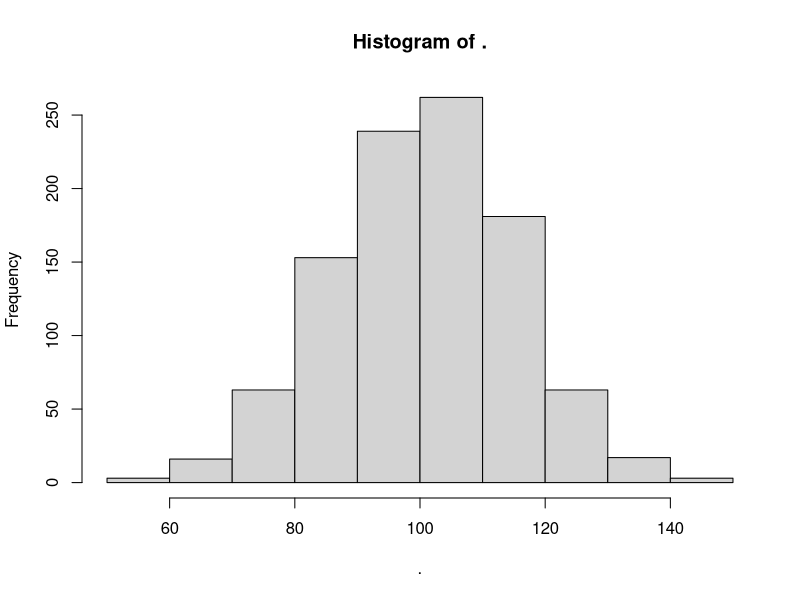
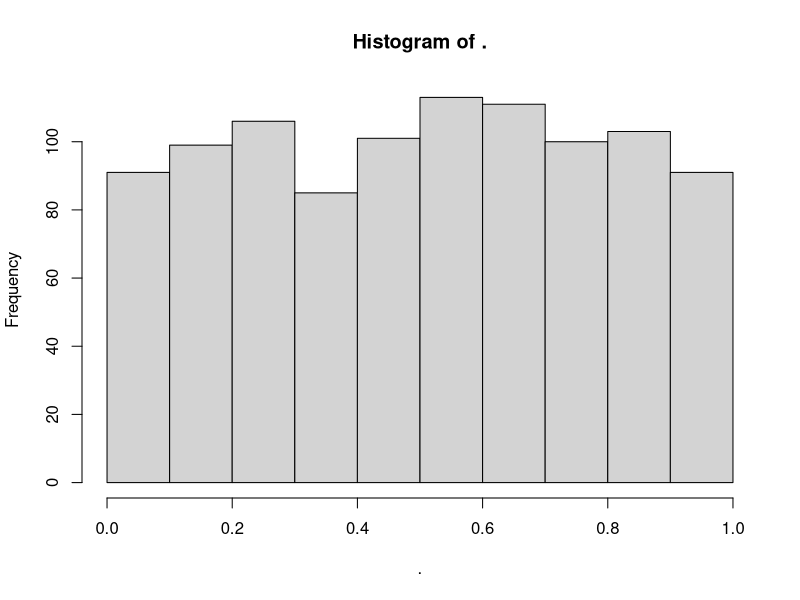
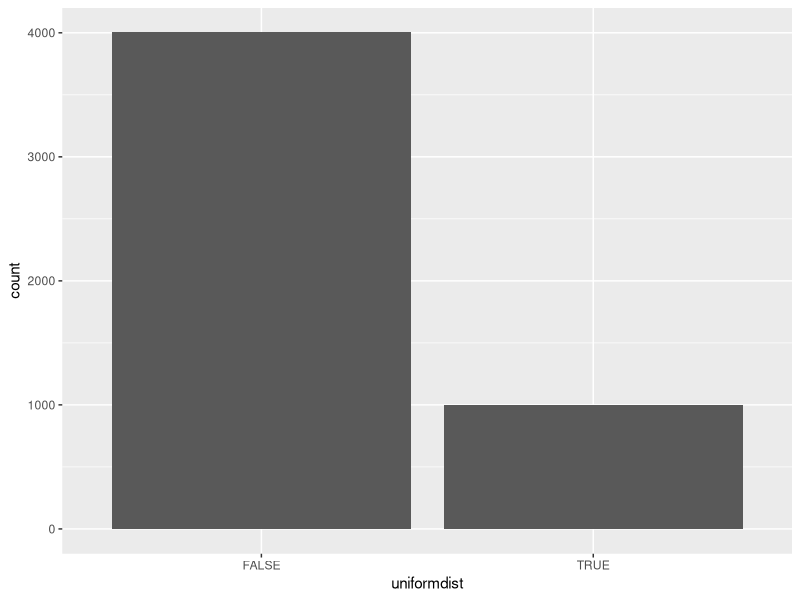
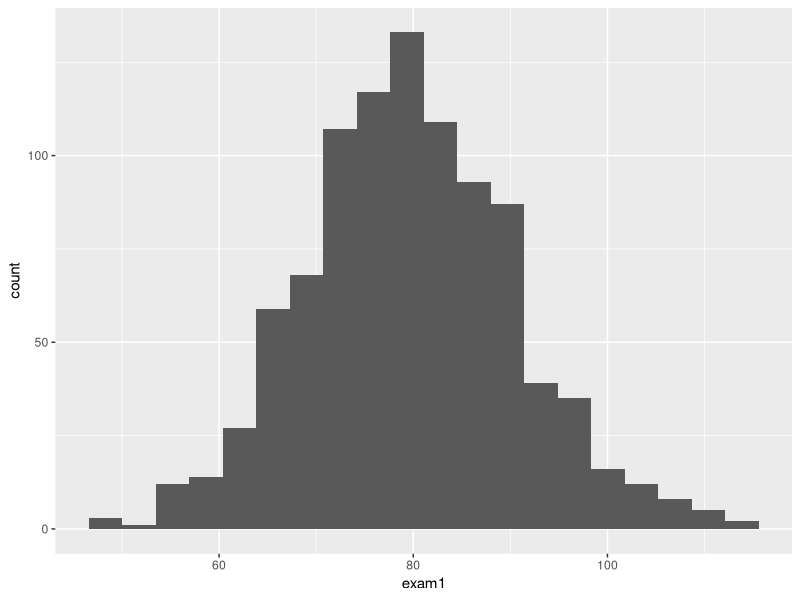
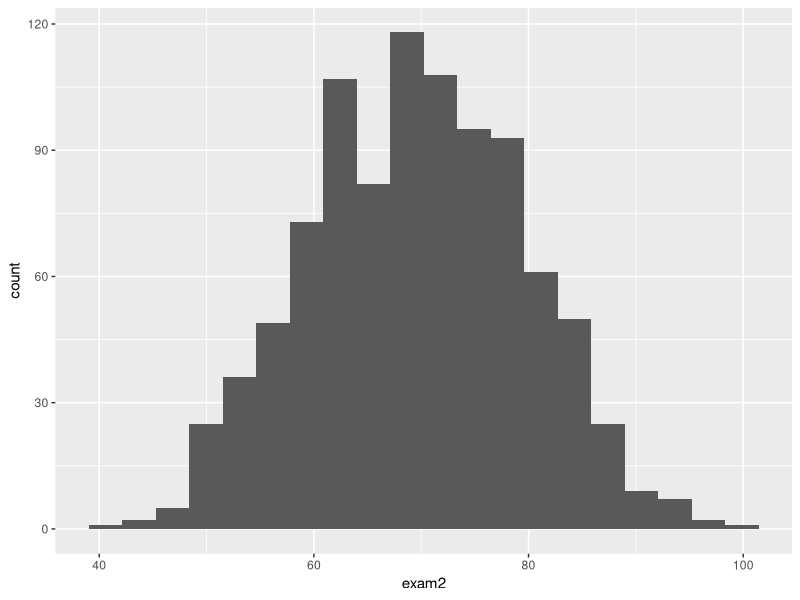
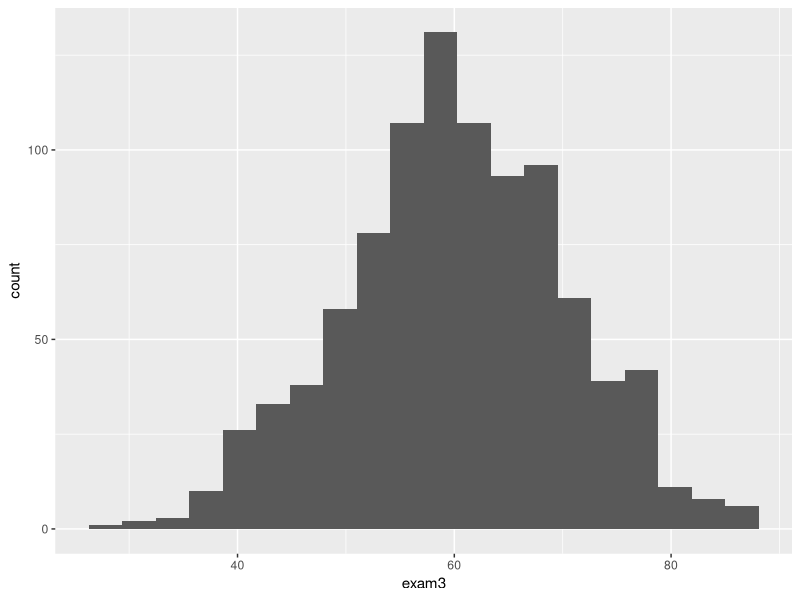
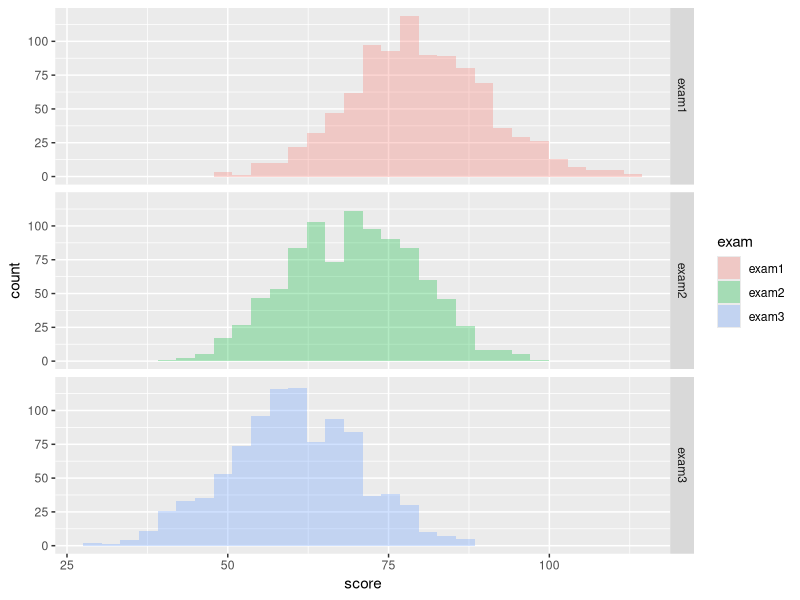
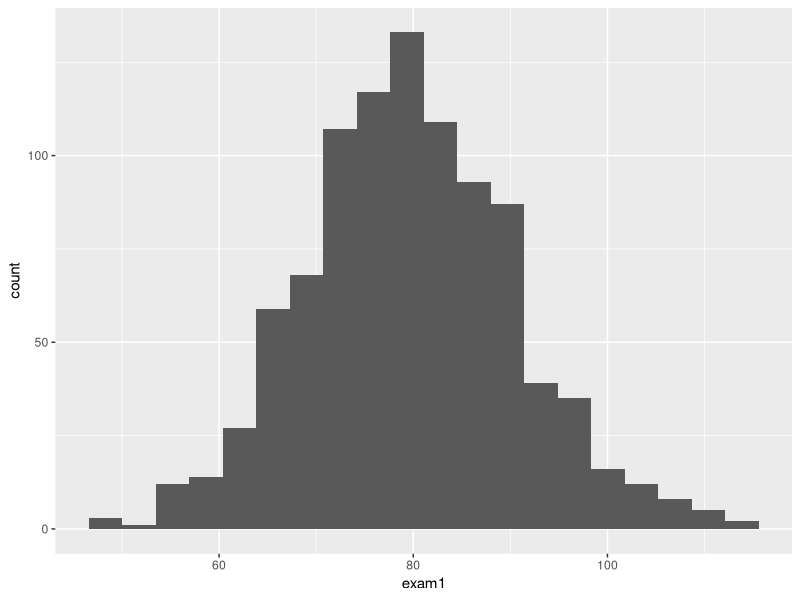

Generate these figures, in order, with R:
# Lab 07 - Distributions, Simulation, and Basic Functions

# Objectives:
# 1) simulate data:
# - 50 students in the class
# - 3 exams
# - There is 5% chance that a student will fail to show up to any given exam (independent)
# - Exam 1 has the mean of 80, Exam 2 has the mean of 70, Exam 3 has the mean of 60
# - Each exam has a standard deviation of 10

# 2) compose a function that puts each exam on the scale from 0 to 1

# 3) compose a function that graphs the distribution of a single exam with ggplot2

rm( list = ls(all = TRUE)) # to clean the environment
cat("\014") # to clean the console

# ---- load-packages ---------
library(magrittr) # pipes
library(dplyr)    # wrangling
library(ggplot2)  # graphing
library(tidyr)    # pivoting

# ---- basic-distributions ------

# Normal distribution
rnorm(n = 1000, mean = 100, sd = 15) %>% hist()

# Uniform distribution
runif(n = 1000) %>% hist()

b <- tibble::tibble(uniformdist =  runif(n = 5000) < .2 )
b %>% ggplot(aes(x = uniformdist))+ geom_bar()

# ---- simulate-scenario --------
class_size <- 1000
ds <- tibble::tibble(
  student_id = 1:class_size
  ,"exam1" = rnorm( n = class_size, mean = 80, sd = 10 )
  ,"exam2" = rnorm( n = class_size, mean = 70, sd = 10 )
  ,"exam3" = rnorm( n = class_size, mean = 60, sd = 10 )
  ,"exam1_missed" = runif(n = class_size ) < .05
  ,"exam2_missed" = runif(n = class_size ) < .05
  ,"exam3_missed" = runif(n = class_size ) < .05
) %>%
  dplyr::mutate(
    exam1  = ifelse(exam1_missed, NA, exam1)
    ,exam2 = ifelse(exam2_missed, NA, exam2)
    ,exam3 = ifelse(exam3_missed, NA, exam3)
  ) %>%
  dplyr::select(-exam1_missed, -exam2_missed, -exam3_missed)
# ds
ds$exam1 %>% is.na() %>% sum()
ds$exam2 %>% is.na() %>% sum()
ds$exam3 %>% is.na() %>% sum()

ds %>% ggplot(aes(x = exam1))+geom_histogram(bins =20)
ds %>% ggplot(aes(x = exam2))+geom_histogram(bins =20)
ds %>% ggplot(aes(x = exam3))+geom_histogram(bins =20)

ds %>%
  tidyr::pivot_longer(
    cols = c("exam1", "exam2", "exam3")
    ,names_to = "exam"
    ,values_to = "score"
  ) %>%
  ggplot( aes(x = score, fill = exam)) +
  geom_histogram(alpha = .3)+
  facet_grid(exam ~ .)

# ---- compose-rescale-function -----
set.seed(42)
df <- tibble::tibble(
  a = rnorm(10)
)
df$a_rescale <- (df$a - min(df$a, na.rm = TRUE)) /
  (max(df$a, na.rm = TRUE) - min(df$a, na.rm = TRUE))
df

(min_a <- min(df$a, na.rm = TRUE))
(max_a <- max(df$a, na.rm = TRUE))
(df$a - min_a) / (max_a - min_a )
# more effient computation
rng <- range(df$a)
(df$a - rng[1]) / (rng[2] - rng[1] )


rescale01 <- function(x) {
  rng <- range(x, na.rm = TRUE, finite = TRUE)
  (x - rng[1]) / (rng[2] - rng[1] )
}
a <- c(-10, 0, 10, NA, Inf, -Inf)
rescale01(a)

ds <- ds %>%
  dplyr::mutate(
    exam1_rescaled  = rescale01(exam1)
    ,exam2_rescaled = rescale01(exam2)
    ,exam3_rescaled = rescale01(exam3)
  )
ds

# ---- composing-graphing-function ------

ds %>%
  ggplot(aes(x = exam1))+
  geom_histogram(bins = 20)

make_histogram <- function(d, variable_name) {
  # d <- ds; variable_name = "exam1" # for testing
  exam_mean = d[[variable_name]] %>% mean(na.rm = TRUE)
  number_missing = d[[variable_name]] %>% is.na() %>% sum()
  g <- d %>%
    ggplot(aes_string(x = variable_name))+
    geom_histogram(bins = 20, alpha = .4, fill = "salmon")+
    theme_bw()+
    labs(
      title = paste0(
        "Distribution of scores on ", toupper(variable_name),"\n",
        "Mean = ", exam_mean %>% round(1), "\n",
        "N missing = ",number_missing
      )
    )

  return(g)
}
# How to use:
ds %>% make_histogram(variable_name = "exam1")
ds %>% make_histogram(variable_name = "exam3")
ds %>% make_histogram(variable_name = "exam3_rescaled")


# Standard     = code as a reference to a value  (e.g. b)
# Non-Standard = code as a literal        value  (e.g. "exam")










































































